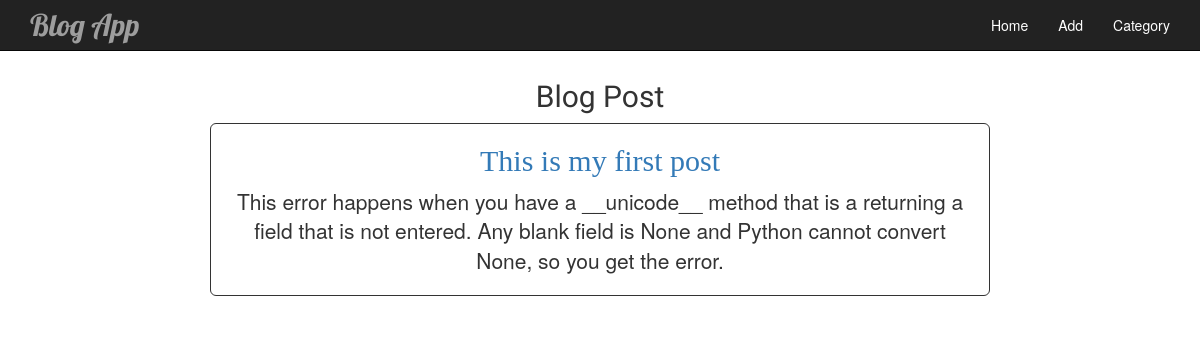
Screenshot of /category-index/Django with the database file from the repository.
### app_noransoft/models.py (models this page shows, shortened)
class Blog(models.Model):
	title = models.CharField(max_length=200)
	body = models.TextField()
	created_at = models.DateTimeField(auto_now_add=True)
	updated_at = models.DateTimeField(auto_now=True)
	category = models.ForeignKey(Category, null=True, blank=True)

### app_noransoft/views.py (the view)
# urls.py: url(r'^category-index/(?P<cat_name>\w+)$', 'app_noransoft.views.category_index', name='category_index'),
def category_index(request, cat_name):
	blogs = Blog.objects.filter(category__category=cat_name)
	variables = RequestContext(request, {
		'blogs':blogs,
	})
	return render_to_response("category_index.html", variables)

### templates/category_index.html
{% include "base.html" %}
{% block content %}
	<div class="container">
		<div class="header" style="text-align:center;"><h2>Blog Post</h2></div>
		<div class="row">
			{% for blog in blogs %}
			<div class="img img-rounded col-lg-offset-2 col-lg-8" style="border:solid 1px;margin-bottom:30px;text-align:center;">
				<h3><a href="/one-page/{{blog.id}}">{{blog.title}}</a></h3>
				<p class="lead">{{blog.body}}</p>
			</div>
			{% endfor %}
		</div>
	</div>
{% endblock %}

### staticdirs/css/blog_app.css (style rules this page uses)
h2 { font-family: 'Indie Flower', cursive; }
h3 { font-family: 'Playfair Display', serif; font-size: 30px; }

### staticdirs/css/sticky-footer-navbar.css (style rules this page uses)
html { position: relative; min-height: 100%; }
body { margin-bottom: 10px; }
body > .container { padding: 60px 15px 0; }

### rows the page displays
Blog: title "This is my first post", body "This error happens when you have a __unicode__ method that is a returning a field that is not entered. Any blank field is None and Python cannot convert None, so you get the error."
